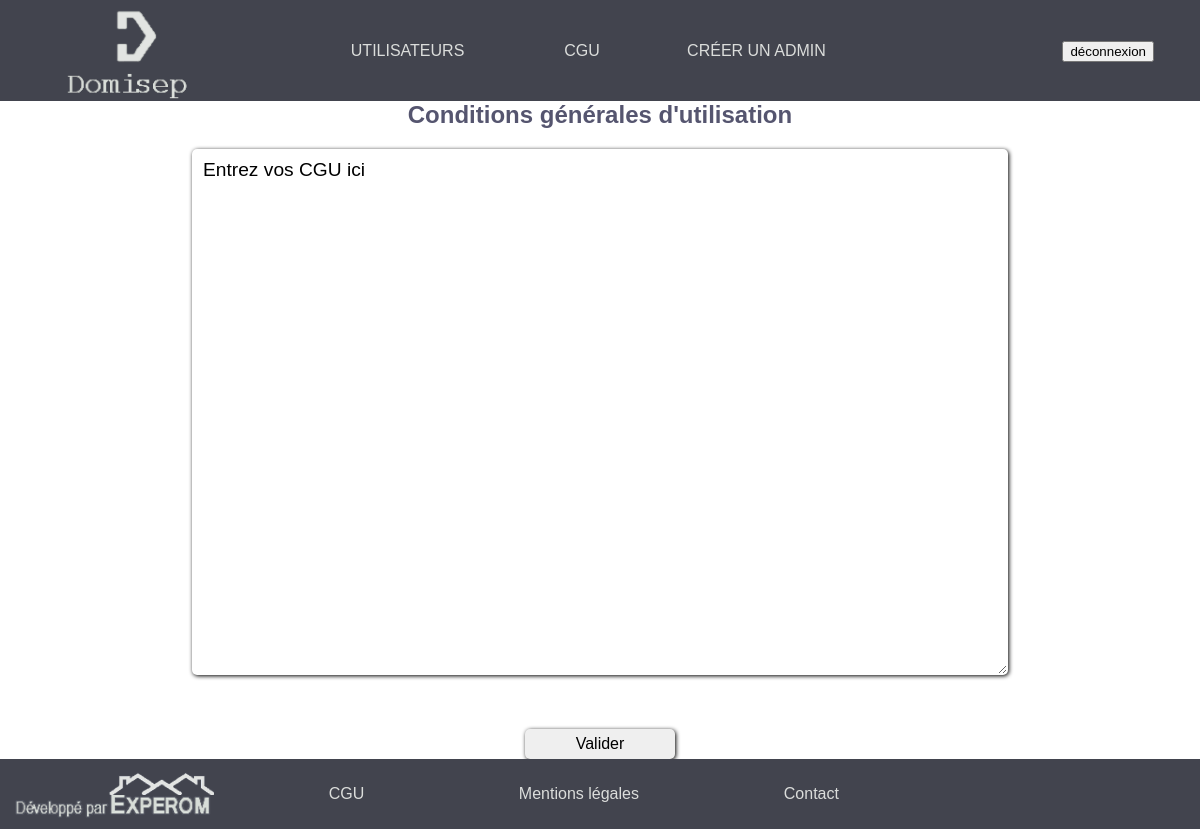
Before: /admin/cgu-editer (signed in) with the older database file.
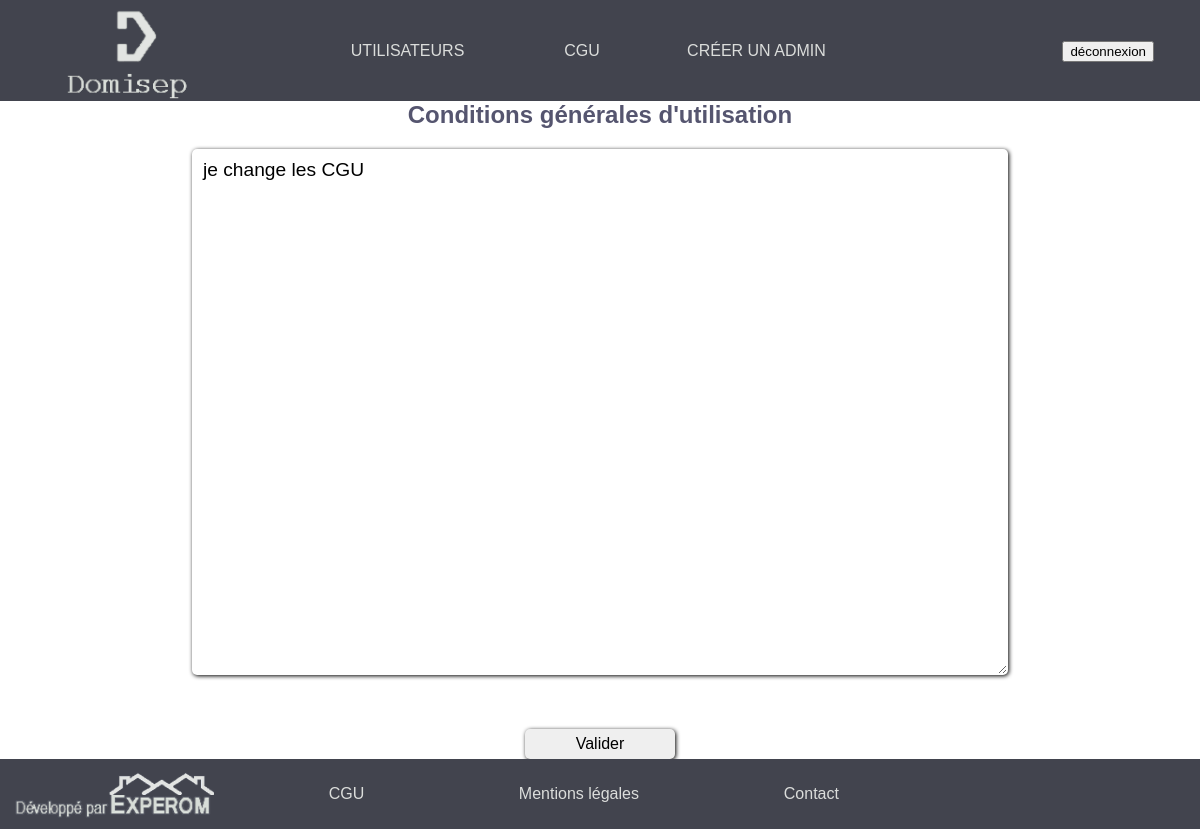
After: the same page with the newer database file.
### tables this page shows
CREATE TABLE `cgu` (
  `ID` int(11) NOT NULL,
  `text` text NOT NULL,
  `last_update` date NOT NULL,
  `last_admin` varchar(255) NOT NULL
);

### controller/back-office/cgu.php (called while the page is built, shortened)
<?php
$tableau = array('typeDeRequete'=>'select', 'table'=>'cgu','param'=>array('ID'=>1));
$dataCGU = requeteDansTable($db,$tableau);
include('vue/back-office/cgu-BO.php');

### modele/general.php (called while the page is built, shortened)
<?php
function securite($tableau)
{
    $tableauEntitiesAndCrypt = array();
    foreach ($tableau['param'] as $key => $value) {
        if ($key == 'mdp') {
            $tableauEntitiesAndCrypt[$key] = 'cocos_'.md5($value);
        } else {
            $tableauEntitiesAndCrypt[$key] = htmlentities($value);
        }
    }
    unset($tableau['param']);
    $tableau['param'] = $tableauEntitiesAndCrypt;
    return $tableau;
}
function requeteDansTable($db,$tableau){
    $tableau = securite($tableau);
    if ($tableau['typeDeRequete'] == "select") {
        $tableau = implodeChampsValues($tableau);
        $query = 'SELECT * FROM '.$tableau['table'].' WHERE '.$tableau['champsValues'];
    }
    $param = $tableau['param'];
    $requete = $db->prepare($query);
    $requete->execute($param);
    $tableauDonnees = array();
    if ($tableau['typeDeRequete'] == "select") {
        while ($donnees = $requete -> fetch()) {
            $tableauDonnees[] = $donnees;
        }
        return $tableauDonnees;
    }
}
function implodeChampsValues($tableau)
{
    if ($tableau['typeDeRequete'] == 'insert') {
        $tableauChamps = array();
        $tableauValues = array();
        foreach ($tableau["param"] as $key => $values) {
            if ($key == 'dateInscription') {
                $tableauValues[] = 'NOW()';
            } else {
                $tableauValues[] = ':' . $key;
            }
        }
        $tableauValues = implode(', ', $tableauValues);
        foreach ($tableau["param"] as $key => $values) {
            $tableauChamps[] = $key;
        }
        $tableauChamps = implode(', ', $tableauChamps);
        $tableau['champs'] = $tableauChamps;
        $tableau['values'] = $tableauValues;
        unset($tableau['param']['dateInscription']);
        return $tableau;
    }
    else if ($tableau['typeDeRequete'] == 'select' or $tableau['typeDeRequete'] == 'delete') {
        $tableauChampsValues = array();
        foreach ($tableau['param'] as $key => $value) {
            $tableauChampsValues[] = $key . '=:' . $key;
        }
        $tableauChampsValues = implode(' AND ',$tableauChampsValues);
        $tableau['champsValues']  = $tableauChampsValues;
        return $tableau;
    }
}
?>

### vue/back-office/cgu-BO.php (the view, shortened to what this page needs)
<?php
include("vue/back-office/header.php");
include("vue/back-office/footer.php");
?>
    <section id="cgu-BO">
        <div id="cgu" class="theme">
            <h1>Conditions générales d'utilisation</h1>
            <form action="/admin/cgu-editer/creation" method="post">
                <textarea align="left" name="cgu" cols="70" rows="25" autofocus placeholder=><?= isset($dataCGU[0]['text'])?$dataCGU[0]['text']:"" ?></textarea>
                <input type="submit" value="Valider">
            </form>
        </div>
    </section>
<?php
include("gabarit.php");

Changed rows visible on the page:
changed cgu: cgu "Entrez vos CGU ici" → "je change les CGU"
